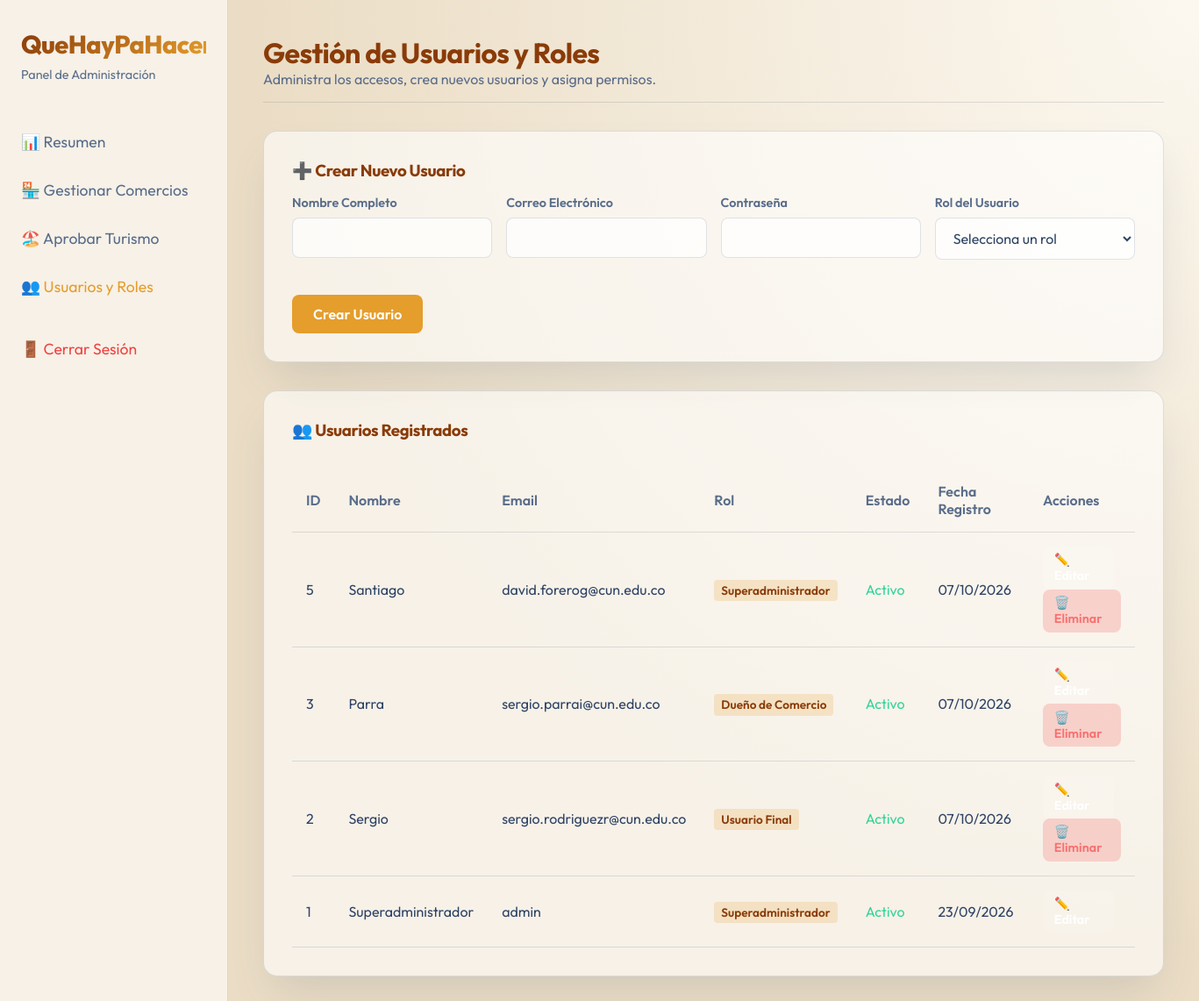
/usuarios.php (signed in), run on the app's committed database.
### tables this page shows
CREATE TABLE `usuarios` (
  `id_usuario` int(11) NOT NULL AUTO_INCREMENT,
  `nombre` varchar(100) NOT NULL,
  `email` varchar(150) NOT NULL,
  `password_hash` varchar(255) NOT NULL,
  `id_rol` int(11) NOT NULL,
  `fecha_registro` datetime DEFAULT current_timestamp(),
  `activo` tinyint(1) DEFAULT 1,
  PRIMARY KEY (`id_usuario`),
  UNIQUE KEY `email` (`email`),
  KEY `id_rol` (`id_rol`),
  CONSTRAINT `usuarios_ibfk_1` FOREIGN KEY (`id_rol`) REFERENCES `roles` (`id_rol`)
);

CREATE TABLE `roles` (
  `id_rol` int(11) NOT NULL AUTO_INCREMENT,
  `nombre` varchar(50) NOT NULL,
  PRIMARY KEY (`id_rol`),
  UNIQUE KEY `nombre` (`nombre`)
);

### usuarios.php (the view, shortened to what this page needs)
<?php
require 'includes/db.php';
$stmt_usuarios = $pdo->query("
    SELECT u.id_usuario, u.nombre, u.email, u.fecha_registro, u.activo, r.nombre as rol_nombre
    FROM Usuarios u
    JOIN Roles r ON u.id_rol = r.id_rol
    ORDER BY u.id_usuario DESC
");
$usuarios = $stmt_usuarios->fetchAll();
?>
<!DOCTYPE html>
<html lang="es">
<head>
    <link rel="stylesheet" href="assets/css/styles.css">
</head>
<body>
    <div class="dashboard-container">
        <aside class="sidebar fade-in-up">
            <h2 class="auth-logo" style="font-size: 1.8rem;">QueHayPaHacer</h2>
            <p style="color: var(--text-muted); font-size: 0.9rem;">Panel de Administración</p>
            <ul class="sidebar-nav">
                <li><a href="dashboard.php">📊 Resumen</a></li>
                <li><a href="comercios.php">🏪 Gestionar Comercios</a></li>
                <li><a href="#">🏖️ Aprobar Turismo</a></li>
                <li><a href="usuarios.php" class="active">👥 Usuarios y Roles</a></li>
                <li><a href="logout.php" style="color: #ef4444; margin-top: 2rem;">🚪 Cerrar Sesión</a></li>
            </ul>
        </aside>
        <main class="main-content fade-in-up">
            <div class="header">
                <h1>Gestión de Usuarios y Roles</h1>
                <p style="color: var(--text-muted);">Administra los accesos, crea nuevos usuarios y asigna permisos.</p>
            </div>
            <div class="glass-panel" style="padding: 2rem; margin-bottom: 2rem;">
                <h3 style="margin-bottom: 1rem;">➕ Crear Nuevo Usuario</h3>
                <form method="POST" action="">
                    <div class="form-grid">
                        <div class="form-group">
                            <label class="form-label">Nombre Completo</label>
                            <input type="text" name="nombre" class="form-input" required>
                        </div>
                        <div class="form-group">
                            <label class="form-label">Correo Electrónico</label>
                            <input type="email" name="email" class="form-input" required>
                        </div>
                        <div class="form-group">
                            <label class="form-label">Contraseña</label>
                            <input type="password" name="password" class="form-input" required>
                        </div>
                        <div class="form-group">
                            <label class="form-label">Rol del Usuario</label>
                            <select name="id_rol" class="form-input" required>
                                <option value="">Selecciona un rol</option>
                            </select>
                        </div>
                    </div>
                    <button type="submit" class="btn btn-primary" style="margin-top: 1rem;">Crear Usuario</button>
                </form>
            </div>
            <div class="glass-panel" style="padding: 2rem;">
                <h3 style="margin-bottom: 1rem;">👥 Usuarios Registrados</h3>
                <div class="table-container">
                    <table>
                        <thead>
                            <tr>
                                <th>ID</th>
                                <th>Nombre</th>
                                <th>Email</th>
                                <th>Rol</th>
                                <th>Estado</th>
                                <th>Fecha Registro</th>
                                <th>Acciones</th>
                            </tr>
                        </thead>
                        <tbody>
                            <?php foreach ($usuarios as $u): ?>
                            <tr>
                                <td><?php echo $u->id_usuario; ?></td>
                                <td><?php echo htmlspecialchars($u->nombre); ?></td>
                                <td><?php echo htmlspecialchars($u->email); ?></td>
                                <td>
                                    <span style="background: rgba(229, 157, 44, 0.2); padding: 0.2rem 0.5rem; border-radius: 4px; font-size: 0.85rem; color: #8A3B08; font-weight: 600;">
                                        <?php echo htmlspecialchars($u->rol_nombre); ?>
                                    </span>
                                </td>
                                <td>
                                    <?php if ($u->activo): ?>
                                        <span style="color: #34d399;">Activo</span>
                                    <?php else: ?>
                                        <span style="color: #f87171;">Inactivo</span>
                                    <?php endif; ?>
                                </td>
                                <td><?php echo date('d/m/Y', strtotime($u->fecha_registro)); ?></td>
                                <td>
                                    <a href="editar_usuario.php?id=<?php echo $u->id_usuario; ?>" class="btn" style="padding: 0.4rem 0.8rem; background: rgba(255,255,255,0.1); color: white; font-size: 0.9rem; margin-right: 0.5rem;">✏️ Editar</a>
                                    <?php if ($u->id_usuario !== $_SESSION['usuario_id']): ?>
                                        <a href="usuarios.php?eliminar=<?php echo $u->id_usuario; ?>" onclick="return confirm('¿Estás seguro de eliminar a este usuario? Esta acción no se puede deshacer.');" class="btn" style="padding: 0.4rem 0.8rem; background: rgba(239,68,68,0.2); color: #f87171; font-size: 0.9rem;">🗑️ Eliminar</a>
                                    <?php endif; ?>
                                </td>
                            </tr>
                            <?php endforeach; ?>
                        </tbody>
                    </table>
                </div>
            </div>
        </main>
    </div>
</body>
</html>

### assets/css/styles.css (style rules this page uses)
:root { --primary-color: #E59D2C; --primary-hover: #CC8A24; --secondary-color: #F3D58D; --accent-color: #F59E0B; --bg-main: #EBDDC5; --bg-card: rgba(255, 255, 255, 0.6); --text-main: #2E4365; --text-muted: #5A6D8A; --border-color: rgba(46, 67, 101, 0.15); --glass-blur: blur(16px); --border-radius: 16px; --transition: all 0.3s ease; }
* { margin: 0; padding: 0; box-sizing: border-box; font-family: 'Outfit', sans-serif; }
body { background-color: var(--bg-main); color: var(--text-main); min-height: 100vh; display: flex; flex-direction: column; background: radial-gradient(circle at top right, #fcf8f0, var(--bg-main) 60%); background-attachment: fixed; }
h1, h2, h3, h4 { font-weight: 700; letter-spacing: -0.02em; color: #8A3B08; }
a { color: var(--primary-color); text-decoration: none; transition: var(--transition); }
.glass-panel { background: var(--bg-card); backdrop-filter: var(--glass-blur); -webkit-backdrop-filter: var(--glass-blur); border: 1px solid var(--border-color); border-radius: var(--border-radius); box-shadow: 0 25px 50px -12px rgba(46, 67, 101, 0.15); }
.form-group { margin-bottom: 1.5rem; }
.form-label { display: block; margin-bottom: 0.5rem; font-size: 0.9rem; color: var(--text-muted); font-weight: 600; }
.form-input { width: 100%; padding: 0.75rem 1rem; background: rgba(255, 255, 255, 0.7); border: 1px solid var(--border-color); border-radius: 8px; color: var(--text-main); font-size: 1rem; transition: var(--transition); outline: none; }
.btn { display: inline-flex; align-items: center; justify-content: center; padding: 0.75rem 1.5rem; font-weight: 600; border-radius: 8px; border: none; cursor: pointer; transition: var(--transition); font-size: 1rem; }
.btn-primary { background-color: var(--primary-color); color: white; }
.auth-logo { font-size: 2.5rem; font-weight: 800; margin-bottom: 0.5rem; background: linear-gradient(135deg, #8A3B08, #E59D2C); -webkit-background-clip: text; -webkit-text-fill-color: transparent; }
.fade-in-up { animation: fadeInUp 0.6s ease-out forwards; }

### usuarios.php (style rules this page uses)
.dashboard-container { display: flex; min-height: 100vh; }
.sidebar { width: 260px; background: var(--bg-card); padding: 2rem 1.5rem; border-right: 1px solid var(--border-color); }
.main-content { flex-grow: 1; padding: 2.5rem; }
.sidebar-nav { list-style: none; margin-top: 3rem; }
.sidebar-nav li { margin-bottom: 1rem; }
.sidebar-nav a { color: var(--text-muted); text-decoration: none; display: flex; align-items: center; padding: 0.5rem 0; font-size: 1.1rem; }
.sidebar-nav a:hover, .sidebar-nav a.active { color: var(--primary-color); }
.header { margin-bottom: 2rem; padding-bottom: 1rem; border-bottom: 1px solid var(--border-color); }
.table-container { overflow-x: auto; margin-top: 2rem; }
table { width: 100%; border-collapse: collapse; }
th, td { padding: 1rem; text-align: left; border-bottom: 1px solid var(--border-color); }
th { color: var(--text-muted); font-weight: 600; }
.form-grid { display: grid; grid-template-columns: repeat(auto-fit, minmax(200px, 1fr)); gap: 1rem; }

### data on the page
usuarios: id_usuario "5", nombre "Santiago", email "david.forerog@cun.edu.co", id_rol.nombre "Superadministrador", activo "Activo", fecha_registro "07/10/2026"
usuarios: id_usuario "3", nombre "Parra", email "sergio.parrai@cun.edu.co", id_rol.nombre "Dueño de Comercio", activo "Activo", fecha_registro "07/10/2026"
usuarios: id_usuario "2", nombre "Sergio", email "sergio.rodriguezr@cun.edu.co", id_rol.nombre "Usuario Final", activo "Activo", fecha_registro "07/10/2026"
usuarios: id_usuario "1", nombre "Superadministrador", email "admin", id_rol.nombre "Superadministrador", activo "Activo", fecha_registro "23/09/2026"
